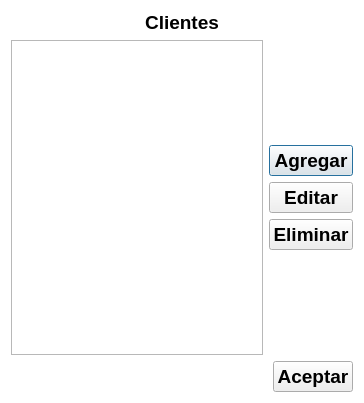
<?xml version="1.0" encoding="UTF-8"?>
<ui version="4.0">
 <class>dialogo_clientes</class>
 <widget class="QDialog" name="dialogo_clientes">
  <property name="geometry">
   <rect>
    <x>0</x>
    <y>0</y>
    <width>364</width>
    <height>403</height>
   </rect>
  </property>
  <property name="font">
   <font>
    <pointsize>14</pointsize>
    <weight>75</weight>
    <bold>true</bold>
   </font>
  </property>
  <property name="windowTitle">
   <string>Clientes</string>
  </property>
  <property name="styleSheet">
   <string notr="true">QDialog{background:white}
QPushButton{font-size:14pt}</string>
  </property>
  <layout class="QVBoxLayout" name="verticalLayout_3">
   <item>
    <widget class="QLabel" name="label">
     <property name="font">
      <font>
       <pointsize>14</pointsize>
       <weight>75</weight>
       <bold>true</bold>
      </font>
     </property>
     <property name="text">
      <string>Clientes</string>
     </property>
     <property name="alignment">
      <set>Qt::AlignCenter</set>
     </property>
    </widget>
   </item>
   <item>
    <layout class="QHBoxLayout" name="horizontalLayout">
     <item>
      <widget class="QListView" name="lista_clientes"/>
     </item>
     <item>
      <layout class="QVBoxLayout" name="verticalLayout_2">
       <item>
        <spacer name="verticalSpacer_2">
         <property name="orientation">
          <enum>Qt::Vertical</enum>
         </property>
         <property name="sizeHint" stdset="0">
          <size>
           <width>20</width>
           <height>40</height>
          </size>
         </property>
        </spacer>
       </item>
       <item>
        <layout class="QVBoxLayout" name="verticalLayout">
         <item>
          <widget class="QPushButton" name="pb_agregar">
           <property name="text">
            <string>Agregar</string>
           </property>
          </widget>
         </item>
         <item>
          <widget class="QPushButton" name="pb_editar">
           <property name="text">
            <string>Editar</string>
           </property>
          </widget>
         </item>
         <item>
          <widget class="QPushButton" name="pb_eliminar">
           <property name="text">
            <string>Eliminar</string>
           </property>
          </widget>
         </item>
        </layout>
       </item>
       <item>
        <spacer name="verticalSpacer">
         <property name="orientation">
          <enum>Qt::Vertical</enum>
         </property>
         <property name="sizeHint" stdset="0">
          <size>
           <width>20</width>
           <height>40</height>
          </size>
         </property>
        </spacer>
       </item>
      </layout>
     </item>
    </layout>
   </item>
   <item>
    <layout class="QHBoxLayout" name="horizontalLayout_2">
     <item>
      <spacer name="horizontalSpacer">
       <property name="orientation">
        <enum>Qt::Horizontal</enum>
       </property>
       <property name="sizeHint" stdset="0">
        <size>
         <width>40</width>
         <height>20</height>
        </size>
       </property>
      </spacer>
     </item>
     <item>
      <widget class="QPushButton" name="pb_aceptar">
       <property name="text">
        <string>Aceptar</string>
       </property>
      </widget>
     </item>
    </layout>
   </item>
  </layout>
 </widget>
 <resources/>
 <connections/>
</ui>
